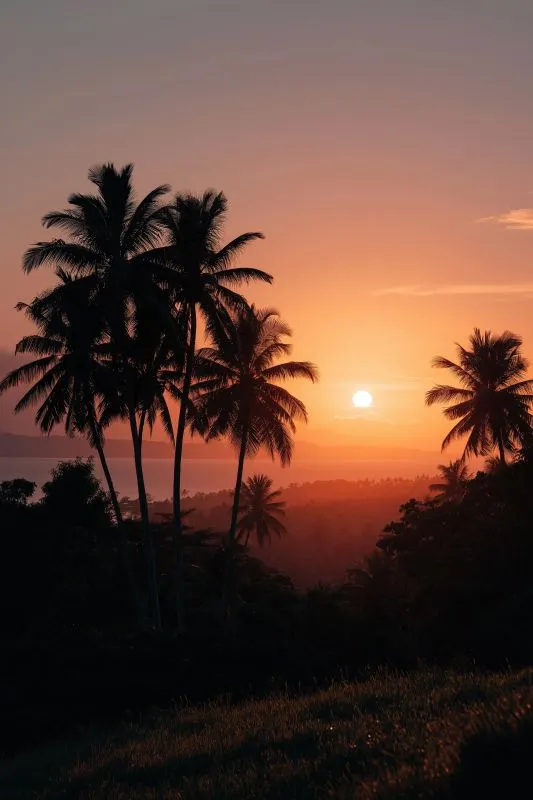
#> input picture image.jpg, 533 x 800 px, found by its file name
$ python image_filter.py
#> lines starting #> are read from the running program, lines starting #| are printed output that depends on the picture; after the words box and inside, x2 and y2 are one past the last pixel; in counts of white or black regions, pixels touching at a corner belong together
import cv2
import numpy as np


def process_image(image_path: str):
    # 1. Load the original RGB/BGR image
    img = cv2.imread(image_path)
#> img is the input picture: shape (800, 533, 3); mean B, G, R 55.7, 66.5, 95
    if img is None:
        raise FileNotFoundError(f"Could not open or find the image: {image_path}")

    # 2. Convert RGB/BGR to Grayscale
    gray_img = cv2.cvtColor(img, cv2.COLOR_BGR2GRAY)
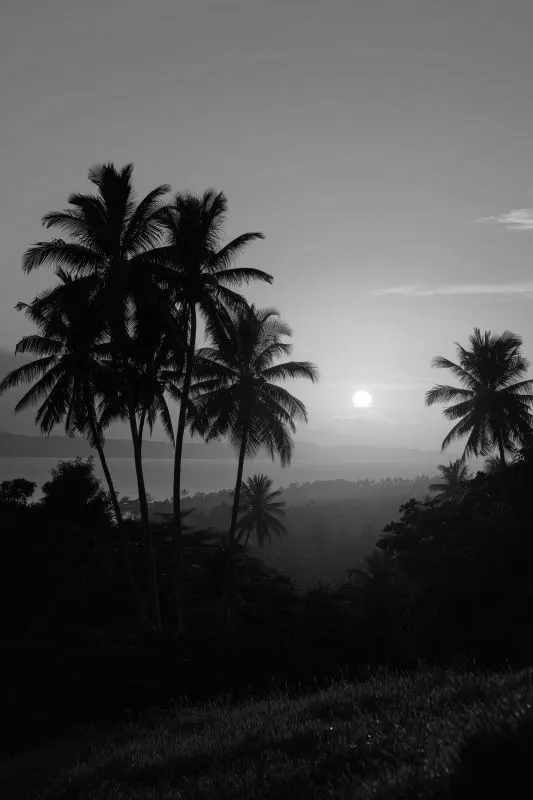
#> gray_img: shape (800, 533); min 0, max 255, mean 73.8

    # 3. Minute Edit: Adjust Brightness & Contrast on RGB image
    # alpha = contrast (1.0-3.0), beta = brightness (0-100)
    enhanced_rgb = cv2.convertScaleAbs(img, alpha=1.2, beta=25)
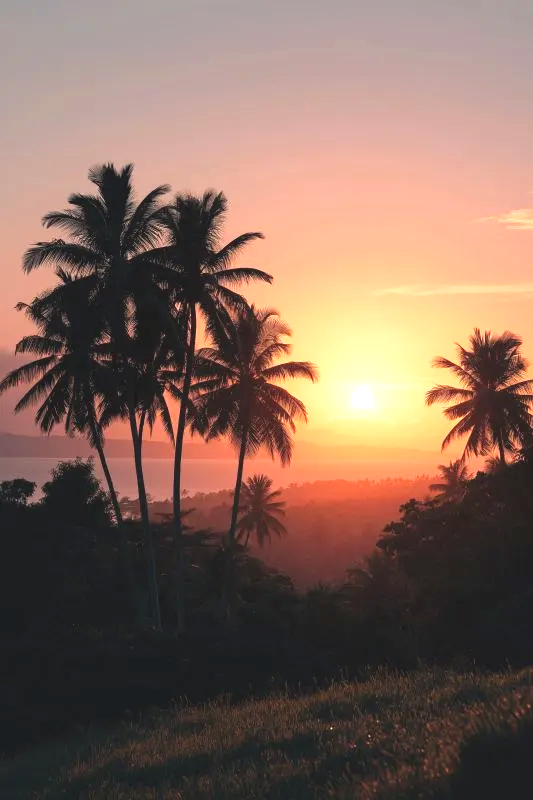
#> enhanced_rgb: shape (800, 533, 3); mean B, G, R 91.7, 104.6, 131.7

    # 4. Apply Gaussian Blur Filter (smooths noise)
    blurred_img = cv2.GaussianBlur(img, (7, 7), 0)

    # 5. Apply Canny Edge Detection Filter on Grayscale image
    edges_img = cv2.Canny(gray_img, threshold1=100, threshold2=200)
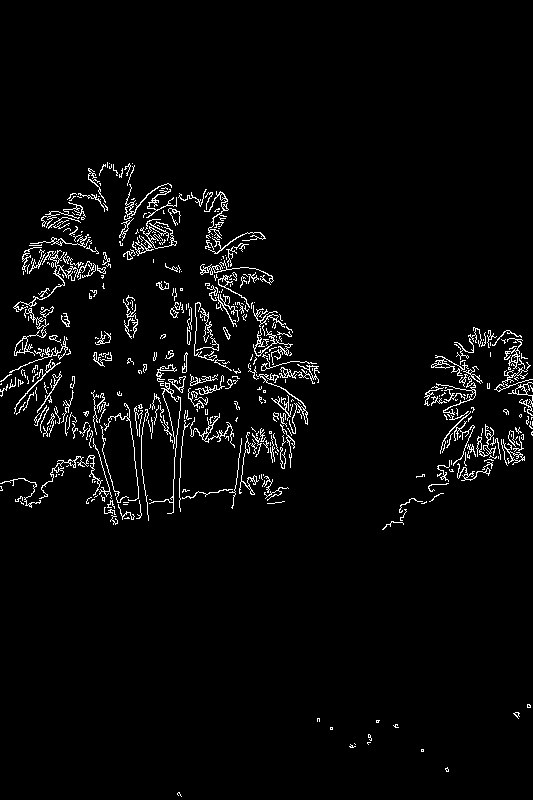
#> edges_img: shape (800, 533); 3.4% white in thin lines or dots, all inside (x1, y1, x2, y2) = (0, 162, 533, 797)

    # Save all processed images
    cv2.imwrite("output_grayscale.jpg", gray_img)
    cv2.imwrite("output_enhanced_rgb.jpg", enhanced_rgb)
    cv2.imwrite("output_blurred.jpg", blurred_img)
    cv2.imwrite("output_edges.jpg", edges_img)
    print("Image processing complete! Saved 4 edited images.")


if __name__ == "__main__":
    # Replace 'sample.jpg' with your image filename
    process_image(r"C:\Users\54179\OneDrive\Desktop\ankita\GitHub\digital-image-processing\image.jpg")
